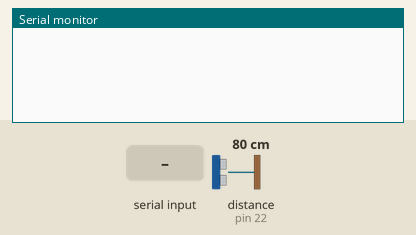
The sketch below on a simulated Arduino Mega 2560, built for the host (arithmetic inside an expression is 32-bit, double 64-bit). On the bench: the last lines printed to the serial monitor. Wiring (inferred from the names in the program): ultrasonic range finder: trigger pin 23; echo pin 22. The inputs (shaded band) are chosen by the test bench; at power-on: distance to the obstacle (sensor on pin 22) 80 cm. The echo pulse lasts 58.3 µs per cm.

Above: at 1.2 s.
1.3 s: "1" received over the second serial link
At 1.7 s:
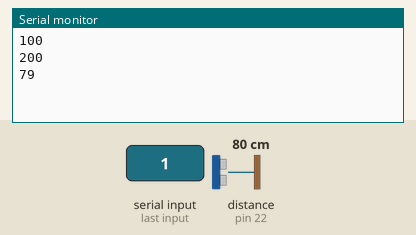
2.8 s: distance to the obstacle (sensor on pin 22) set to 2 cm
At 3.2 s:
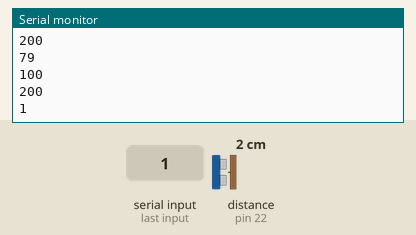
4.3 s: distance to the obstacle (sensor on pin 22) set to 4 cm
At 4.7 s:
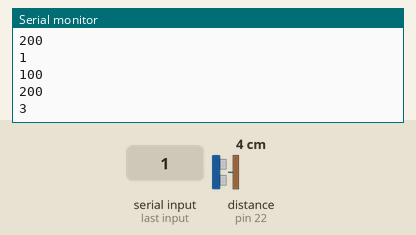
Timing chart, 0 to 7.3 s (numbered marks = the images above; inputs shaded):
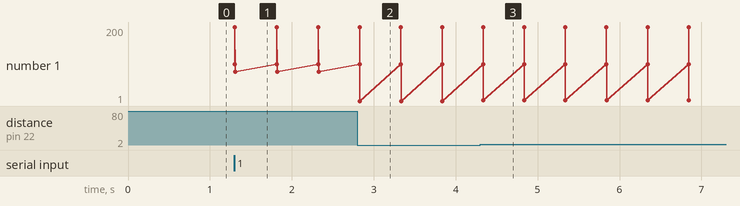

Measured:
- after the input at 1.3 s, the serial monitor: prints a new line at once (image 1)
- after the input at 2.8 s, the serial monitor: prints a new line at once (image 2)
- after the input at 4.3 s, the serial monitor: prints a new line at once (image 3)
- plotted number 1: 79 → 1 after the input at 2.8 s, 1 → 3 after the input at 4.3 s

The sketch:

master.ino
```cpp
#include <SoftwareSerial.h>
#include <ArduinoJson.h>
#define s Serial3

#define echoFront 22 //echo pin
#define trigFront 23 //trig pin

void setup() {
  pinMode(trigFront, OUTPUT); // Sets the trigPin as an OUTPUT
  pinMode(echoFront, INPUT); // Sets the echoPin as an INPUT
  Serial.begin(9600);
  s.begin(9600);
}

void loop() {
  StaticJsonBuffer<1000> jsonBuffer;
  JsonObject& root = jsonBuffer.createObject();
  root["data1"] = 100;
  root["data2"] = 200;
  root["ultra"] = UltraFront();
  if(s.available()>0){
     root.printTo(s);
     int data1 = root["data1"];
     int data2 = root["data2"];
     int ultra = root["ultra"];
     Serial.println(data1);
     Serial.println(data2);
     Serial.println(UltraFront());
     delay(500);
  }
}

int UltraFront(){

  long durationFront;
  int distanceFront;

  // Clears the trigPin condition
  digitalWrite(trigFront, LOW); delayMicroseconds(2);
  // Sets the trigPin HIGH (ACTIVE) for 10 microseconds
  digitalWrite(trigFront, HIGH); delayMicroseconds(10);
  digitalWrite(trigFront, LOW);
  durationFront = pulseIn(echoFront, HIGH);
  // Calculating the distance
  distanceFront = durationFront * 0.034 / 2; // Speed of sound wave divided by 2 (go and back)

  return distanceFront;
}
```
